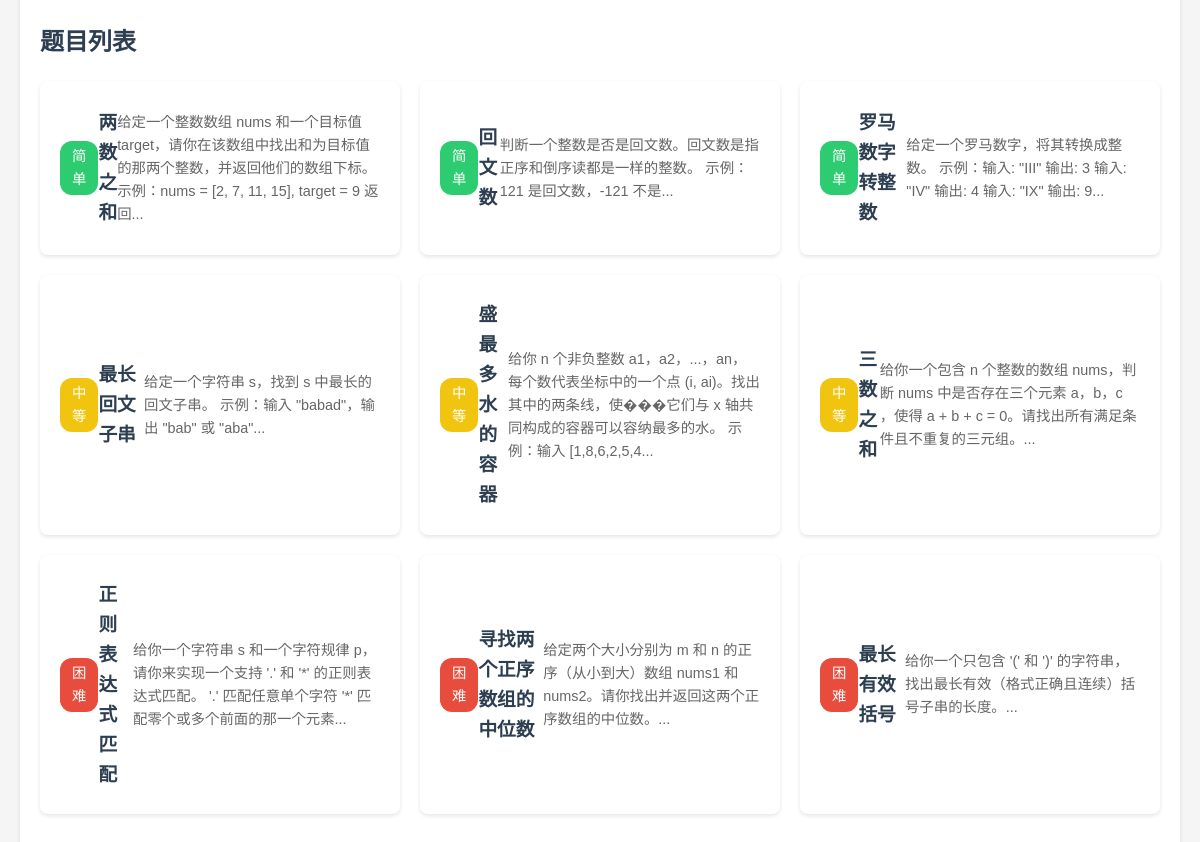
Page /dashboard (signed in, middle part) on the earlier database version.
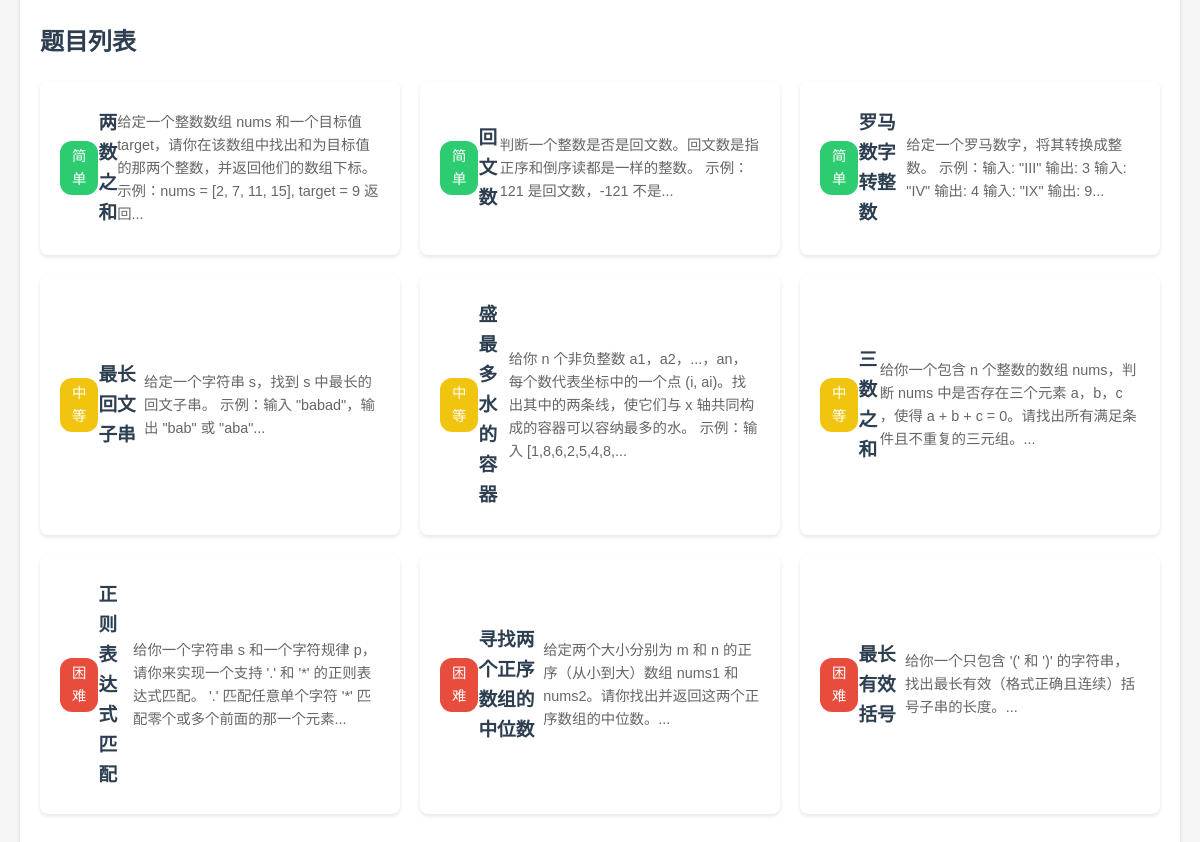
Same page on the later database version.
### 1.py (models this page shows)
class Problem(db.Model):
    id = db.Column(db.Integer, primary_key=True)
    title = db.Column(db.String(100), nullable=False)
    content = db.Column(db.Text, nullable=False)
    answer = db.Column(db.Text, nullable=False)
    difficulty = db.Column(db.Integer) # 1-简单, 2-中等, 3-困难
    standard_code = db.Column(db.Text, nullable=True) # 标准答案代码
    test_cases = db.Column(db.Text, nullable=True) # 测试用例，JSON格式存储

### 1.py (the view)
@app.route('/dashboard')
@login_required
def dashboard():
    user = User.query.get(session['user_id'])
    if user is None:
        session.clear()
        return redirect(url_for('login'))
    problems = Problem.query.all()
    submissions = Submission.query.filter_by(user_id=user.id).all()
    solved_problems = set(user.solved_problems.split(',')) if user.solved_problems else set()
    stats = {
        'submission_count': len(submissions),
        'solved_count': len(solved_problems),
        'pass_rate': round(len(solved_problems) / len(submissions) * 100 if submissions else 0),
        'user_level': calculate_user_level(len(solved_problems))
    }
    return render_template('dashboard.html',
                         current_user=user,
                         problems=problems,
                         user_level=stats['user_level'],
                         solved_count=stats['solved_count'],
                         submission_count=stats['submission_count'],
                         pass_rate=stats['pass_rate'])

### 1.py (called while the page is built)
def login_required(f):
    @wraps(f)
    def decorated_function(*args, **kwargs):
        if 'user_id' not in session:
            return redirect(url_for('login'))
        user = User.query.get(session['user_id'])
        if user is None:
            session.clear()
            return redirect(url_for('login'))
        return f(*args, **kwargs)
    return decorated_function

def calculate_user_level(solved_count):
    if solved_count < 5:
        return 1
    elif solved_count < 20:
        return 2
    elif solved_count < 50:
        return 3
    elif solved_count < 100:
        return 4
    else:
        return 5

### templates/dashboard.html (shortened to what this page needs)
{% extends "base.html" %}
{% block content %}
<div class="dashboard-content">
    <div class="problem-section">
        <h2>题目列表</h2>
        <div class="problem-grid">
            {% for problem in problems %}
            <a href="{{ url_for('problem_detail', problem_id=problem.id) }}" class="problem-card">
                <span class="difficulty difficulty-{{ problem.difficulty }}">
                    {{ '简单' if problem.difficulty == 1 else '中等' if problem.difficulty == 2 else '困难' }}
                </span>
                <h3>{{ problem.title }}</h3>
                <p>{{ problem.content[:100] }}...</p>
            </a>
            {% endfor %}
        </div>
    </div>
</div>
{% endblock %}

Differences in the rows shown:
changed Problem "盛最多水的容器": content "给你 n 个非负整数 a1，a2，...，an，每个数代表坐标中的一个点 (i, ai)。找出其中的两条线，使���它们与 x 轴共同构成的容器可以容纳最多的水。 示例：输入 [1,8,6,2,5,4" → "给你 n 个非负整数 a1，a2，...，an，每个数代表坐标中的一个点 (i, ai)。找出其中的两条线，使它们与 x 轴共同构成的容器可以容纳最多的水。 示例：输入 [1,8,6,2,5,4,8,"
